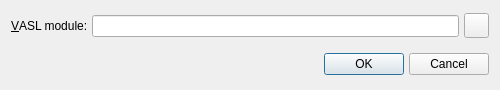
<?xml version="1.0" encoding="UTF-8"?>
<ui version="4.0">
 <class>Dialog</class>
 <widget class="QDialog" name="Dialog">
  <property name="windowModality">
   <enum>Qt::ApplicationModal</enum>
  </property>
  <property name="geometry">
   <rect>
    <x>0</x>
    <y>0</y>
    <width>500</width>
    <height>90</height>
   </rect>
  </property>
  <property name="windowTitle">
   <string>Server settings</string>
  </property>
  <property name="modal">
   <bool>true</bool>
  </property>
  <layout class="QVBoxLayout" name="verticalLayout">
   <item>
    <widget class="QWidget" name="widget_2" native="true">
     <property name="sizePolicy">
      <sizepolicy hsizetype="Preferred" vsizetype="Fixed">
       <horstretch>0</horstretch>
       <verstretch>0</verstretch>
      </sizepolicy>
     </property>
     <property name="minimumSize">
      <size>
       <width>0</width>
       <height>30</height>
      </size>
     </property>
     <property name="maximumSize">
      <size>
       <width>16777215</width>
       <height>30</height>
      </size>
     </property>
     <layout class="QHBoxLayout" name="horizontalLayout_2">
      <property name="spacing">
       <number>5</number>
      </property>
      <property name="leftMargin">
       <number>0</number>
      </property>
      <property name="topMargin">
       <number>0</number>
      </property>
      <property name="rightMargin">
       <number>0</number>
      </property>
      <property name="bottomMargin">
       <number>0</number>
      </property>
      <item>
       <widget class="QLabel" name="label">
        <property name="text">
         <string>&amp;VASL module:</string>
        </property>
        <property name="buddy">
         <cstring>vasl_mod</cstring>
        </property>
       </widget>
      </item>
      <item>
       <widget class="QLineEdit" name="vasl_mod"/>
      </item>
      <item>
       <widget class="QPushButton" name="select_vasl_mod_button">
        <property name="sizePolicy">
         <sizepolicy hsizetype="Fixed" vsizetype="Fixed">
          <horstretch>0</horstretch>
          <verstretch>0</verstretch>
         </sizepolicy>
        </property>
        <property name="minimumSize">
         <size>
          <width>25</width>
          <height>25</height>
         </size>
        </property>
        <property name="maximumSize">
         <size>
          <width>25</width>
          <height>25</height>
         </size>
        </property>
        <property name="text">
         <string/>
        </property>
        <property name="autoDefault">
         <bool>true</bool>
        </property>
       </widget>
      </item>
     </layout>
     <zorder>vasl_mod</zorder>
     <zorder>label</zorder>
     <zorder>select_vasl_mod_button</zorder>
    </widget>
   </item>
   <item>
    <spacer name="verticalSpacer">
     <property name="orientation">
      <enum>Qt::Vertical</enum>
     </property>
     <property name="sizeHint" stdset="0">
      <size>
       <width>20</width>
       <height>40</height>
      </size>
     </property>
    </spacer>
   </item>
   <item>
    <widget class="QWidget" name="widget" native="true">
     <property name="sizePolicy">
      <sizepolicy hsizetype="Preferred" vsizetype="Fixed">
       <horstretch>0</horstretch>
       <verstretch>0</verstretch>
      </sizepolicy>
     </property>
     <property name="minimumSize">
      <size>
       <width>0</width>
       <height>30</height>
      </size>
     </property>
     <property name="maximumSize">
      <size>
       <width>16777215</width>
       <height>30</height>
      </size>
     </property>
     <layout class="QHBoxLayout" name="horizontalLayout">
      <property name="spacing">
       <number>5</number>
      </property>
      <property name="leftMargin">
       <number>0</number>
      </property>
      <property name="topMargin">
       <number>0</number>
      </property>
      <property name="rightMargin">
       <number>0</number>
      </property>
      <property name="bottomMargin">
       <number>0</number>
      </property>
      <item>
       <spacer name="horizontalSpacer">
        <property name="orientation">
         <enum>Qt::Horizontal</enum>
        </property>
        <property name="sizeHint" stdset="0">
         <size>
          <width>309</width>
          <height>20</height>
         </size>
        </property>
       </spacer>
      </item>
      <item>
       <widget class="QPushButton" name="ok_button">
        <property name="sizePolicy">
         <sizepolicy hsizetype="Fixed" vsizetype="Fixed">
          <horstretch>0</horstretch>
          <verstretch>0</verstretch>
         </sizepolicy>
        </property>
        <property name="text">
         <string>OK</string>
        </property>
        <property name="default">
         <bool>true</bool>
        </property>
       </widget>
      </item>
      <item>
       <widget class="QPushButton" name="cancel_button">
        <property name="sizePolicy">
         <sizepolicy hsizetype="Fixed" vsizetype="Fixed">
          <horstretch>0</horstretch>
          <verstretch>0</verstretch>
         </sizepolicy>
        </property>
        <property name="text">
         <string>Cancel</string>
        </property>
       </widget>
      </item>
     </layout>
    </widget>
   </item>
  </layout>
 </widget>
 <resources/>
 <connections/>
</ui>
